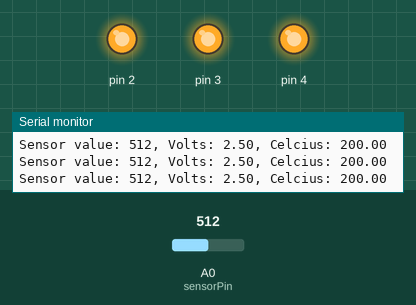
Bench run of a sketch on a simulated Arduino Uno, built with avr-gcc and run on an emulated ATmega328P. On the bench: output pins drawn as LEDs (lit = HIGH), the last lines printed to the serial monitor. Inputs (shaded band) come from the test bench; at power-on: A0 (sensorPin) = 512.

Above: at 1.2 s.
1.3 s: A0 (sensorPin) set to 172
4.3 s: A0 (sensorPin) set to 163
At 5.5 s:
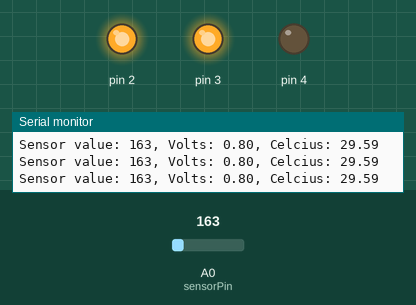
5.8 s: A0 (sensorPin) set to 122
At 6.7 s:
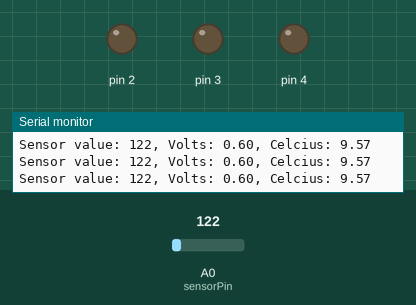
Timing chart, 0 to 8.8 s (numbered marks = the images above; inputs shaded):
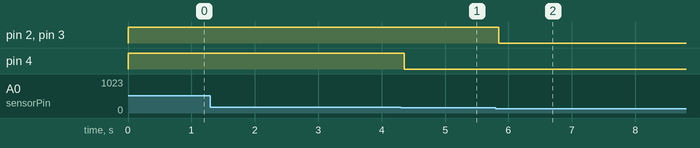

The sketch:

thermometer.ino
```cpp
const int sensorPin = A0;
const float baseTemp = 24.0;

void setup() {
    Serial.begin(9600);

    for (int pin = 2; pin < 5; pin++) {
        pinMode(pin, OUTPUT);
        digitalWrite(pin, LOW);
    }
}

void loop() {
    int sensorVal = analogRead(sensorPin);
    float voltage = (sensorVal / 1024.0) * 5.0;
    float temp = (voltage - 0.5) * 100;

    Serial.print("Sensor value: ");
    Serial.print(sensorVal);
    Serial.print(", Volts: ");
    Serial.print(voltage);
    Serial.print(", Celcius: ");
    Serial.println(temp);

    digitalWrite(2, temp > baseTemp + 2);
    digitalWrite(3, temp > baseTemp + 4);
    digitalWrite(4, temp > baseTemp + 6);

    delay(1);
}
```

Measured:
- the behaviour switches between 164 and 163 on A0 (sensorPin) (found by bisection; images 0 and 1)
- after the input at 4.3 s, pin 4: HIGH → LOW after 0.05 s
- after the input at 5.8 s, pin 2, pin 3: HIGH → LOW after 0.05 s
